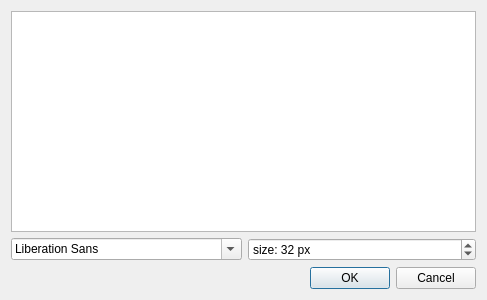
<?xml version="1.0" encoding="UTF-8"?>
<ui version="4.0">
 <class>FontDialog</class>
 <widget class="QDialog" name="FontDialog">
  <property name="geometry">
   <rect>
    <x>0</x>
    <y>0</y>
    <width>487</width>
    <height>300</height>
   </rect>
  </property>
  <property name="windowTitle">
   <string>Dialog</string>
  </property>
  <layout class="QVBoxLayout" name="verticalLayout">
   <item>
    <widget class="QTextEdit" name="textEdit"/>
   </item>
   <item>
    <layout class="QHBoxLayout" name="horizontalLayout">
     <item>
      <widget class="QFontComboBox" name="fontComboBox"/>
     </item>
     <item>
      <widget class="QSpinBox" name="spinBox">
       <property name="suffix">
        <string> px</string>
       </property>
       <property name="prefix">
        <string>size: </string>
       </property>
       <property name="minimum">
        <number>1</number>
       </property>
       <property name="maximum">
        <number>100000</number>
       </property>
       <property name="stepType">
        <enum>QAbstractSpinBox::AdaptiveDecimalStepType</enum>
       </property>
       <property name="value">
        <number>32</number>
       </property>
      </widget>
     </item>
    </layout>
   </item>
   <item>
    <widget class="QDialogButtonBox" name="buttonBox">
     <property name="orientation">
      <enum>Qt::Horizontal</enum>
     </property>
     <property name="standardButtons">
      <set>QDialogButtonBox::Cancel|QDialogButtonBox::Ok</set>
     </property>
    </widget>
   </item>
  </layout>
 </widget>
 <resources/>
 <connections>
  <connection>
   <sender>buttonBox</sender>
   <signal>accepted()</signal>
   <receiver>FontDialog</receiver>
   <slot>accept()</slot>
   <hints>
    <hint type="sourcelabel">
     <x>248</x>
     <y>254</y>
    </hint>
    <hint type="destinationlabel">
     <x>157</x>
     <y>274</y>
    </hint>
   </hints>
  </connection>
  <connection>
   <sender>buttonBox</sender>
   <signal>rejected()</signal>
   <receiver>FontDialog</receiver>
   <slot>reject()</slot>
   <hints>
    <hint type="sourcelabel">
     <x>316</x>
     <y>260</y>
    </hint>
    <hint type="destinationlabel">
     <x>286</x>
     <y>274</y>
    </hint>
   </hints>
  </connection>
 </connections>
</ui>
